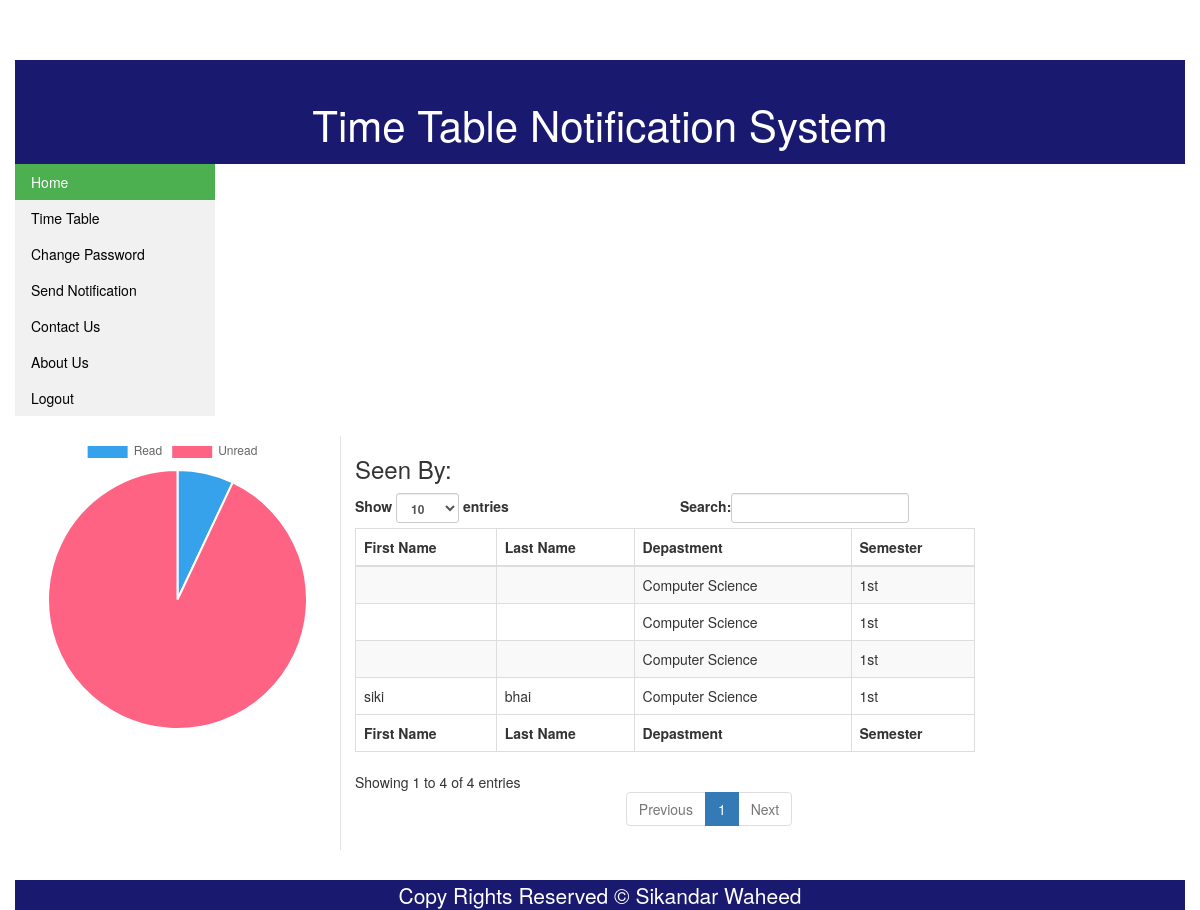
Screenshot of /notificationStatic.php?static=6 (signed in) with the database file from the repository.
### tables this page shows
CREATE TABLE `notification` (
  `Notif_Id` int(11) NOT NULL,
  `Msg` varchar(100) NOT NULL,
  `Checkpoint` tinyint(1) NOT NULL COMMENT '1: Unread, 0: read',
  `User_Id` int(11) NOT NULL,
  `p_id` int(10) UNSIGNED DEFAULT NULL,
  `time_rec` timestamp NOT NULL DEFAULT CURRENT_TIMESTAMP
);

CREATE TABLE `profile` (
  `Profile_Id` int(11) NOT NULL,
  `Fname` varchar(20) NOT NULL,
  `Lname` varchar(20) NOT NULL,
  `Address` varchar(40) NOT NULL,
  `ContactNo` varchar(11) NOT NULL,
  `Email` varchar(25) NOT NULL,
  `User_Id` int(11) NOT NULL
);

CREATE TABLE `department` (
  `Dept_Id` int(11) NOT NULL,
  `Dept_Name` varchar(20) NOT NULL,
  `short_name` varchar(20) NOT NULL
);

CREATE TABLE `semester` (
  `Semester_Id` int(11) NOT NULL,
  `Semester_Name` varchar(10) NOT NULL,
  `Dept_Id` int(11) NOT NULL
);

### notificationStatic.php (the view, shortened to what this page needs)
<?php
include('PhpScripts/connection.php');
if(isset($_GET['static'])){
	$id = (int) $_GET['static'];
	$sql = "SELECT * FROM `notification` WHERE `Checkpoint` = 1 AND `p_id` = ".$id;
	$unread = mysqli_query($conn,$sql);
	$unread = mysqli_num_rows($unread);
	$sql = "SELECT * FROM `notification` WHERE `Checkpoint` = 0 AND `p_id` = ".$id;
	$query = mysqli_query($conn,$sql);
	$read = mysqli_num_rows($query);
} else {
	header("Location: ./teacherNotification.php");
}
?>
<!doctype html>
<html>
<head>
<link href="CSS/bootstrap.min.css" rel="stylesheet">
<link href="CSS/homestyle.css" rel="stylesheet" type="text/css">
</head>
<body>
<div class="container col-md-12">
	<div class="header col-md-12">
    	<p id="webtitle">Time Table Notification System</p>
    </div>
    <div class="content">
    <ul class="menu col-md-3">
			 <li><a class="active" href="welcome.php">Home</a></li>
			 <li><a href="timeTable.php">Time Table</a></li>
			 <li><a href="changePassword.php">Change Password</a></li>
	<?php
	if($_SESSION['login_type']==3)
	{
    	echo '
			  <li><a href="userProfile.php">User Profile</a></li>
			  <li><a href="editProfile.php">Edit Profile</a></li>
			  <li><a href="Notifications.php">Notifications</a></li>
			';
	}
	else if ($_SESSION['login_type']==2)
	{
    	echo '
			  <li><a href="teacherNotification.php">Send Notification</a></li>
			';
	}
		?>
			<li><a href="contactUs.php">Contact Us</a></li>
			<li><a href="aboutUs.php">About Us</a></li>
			<li><a href="PhpScripts/logout.php">Logout</a></li>
		</ul>
		<div class = "col-md-10">
			<br>
			<div class="row border-between">
				<div class="col-md-4">
					<div id="canvas-holder">
						<canvas id="chart-area" />
					</div>
				</div>
				<div class="col-md-8">
					<h3>Seen By:</h3>
					<table id="TimeTable" class="table table-striped table-bordered" cellspacing="0" width="100%">
						<thead>
							<tr>
								<th>First Name</th>
								<th>Last Name</th>
								<th>Depastment</th>
								<th>Semester</th>
							</tr>
						</thead>
						<tfoot>
							<tr>
								<th>First Name</th>
								<th>Last Name</th>
								<th>Depastment</th>
								<th>Semester</th>
							</tr>
						</tfoot>
						<tbody>
						<?php
							$str = "";
							while($row = mysqli_fetch_assoc($query)){
								$sql = "SELECT Fname, Lname FROM `profile` WHERE User_Id = ".$row['User_Id'];
								$query2 = mysqli_query($conn,$sql);
								$reuslt = mysqli_fetch_assoc($query2);
								$sql = "SELECT u.User_Id, u.Semester_Id, s.Semester_Name, d.Dept_Name FROM `users` u JOIN `semester` s JOIN `department` d WHERE u.User_Id = ".$row['User_Id'];
								$query2 = mysqli_query($conn,$sql);
								$reuslt2 = mysqli_fetch_assoc($query2);
								$str .= "<tr>";
								$str .= "<td>".$reuslt['Fname']."</td>";
								$str .= "<td>".$reuslt['Lname']."</td>";
								$str .= "<td>".$reuslt2['Dept_Name']."</td>";
								$str .= "<td>".$reuslt2['Semester_Name']."</td>";
								$str .= "</tr>";
							}
							echo $str;
						?>
						</tbody>
					</table>
				</div>
			</div>
		</div>
    </div>
    <div class="footer col-md-12">
   	 <p id="foot">Copy Rights Reserved &copy; Sikandar Waheed</p>
    </div>
</div>
<script>
	var config = {
        type: 'pie',
        data: {
            datasets: [{
                data: [
                    <?php echo $read?>,
                    <?php echo $unread?>,
                ],
                backgroundColor: [
                    'rgb(54, 162, 235)',
                    'rgb(255, 99, 132)',
                ],
                label: 'Dataset 1'
            }],
            labels: [
                "Read",
                "Unread"
            ]
        },
        options: {
            responsive: true
        }
    };
	$(document).ready(function() {
		$('#TimeTable').DataTable();
		var ctx = document.getElementById("chart-area").getContext("2d");
        window.myPie = new Chart(ctx, config);
	} );
</script>
</body>
</html>

### CSS/homestyle.css (style rules this page uses)
.container { background-color: white; margin-top:5%; }
.header { background-color:#191970; }
.footer { background-color:#191970; }
#webtitle { color: white; text-align: center; font-size: 300%; padding-top: 3%; }
#foot { color:white; text-align:center; font-size:150%; margin-bottom:0px; }
ul.menu { list-style-type: none; margin: 0; padding: 0; width: 200px; background-color: #f1f1f1; }
li a { display: block; color: #000; padding: 8px 16px; text-decoration: none; }
li a.active { background-color: #4CAF50; color: white; }
.border-between > [class*='col-']:before { background: #e3e3e3; bottom: 0; content: " "; left: 0; position: absolute; width: 1px; top: 0; }
.border-between > [class*='col-']:first-child:before { display: none; }

### notificationStatic.php (style rules this page uses)
.footer { margin-top:30px; }

### rows the page displays
notification: profile.Fname "siki", profile.Lname "bhai", department.Dept_Name "Computer Science", semester.Semester_Name "1st"
notification: department.Dept_Name "Computer Science", semester.Semester_Name "1st"
notification: department.Dept_Name "Computer Science", semester.Semester_Name "1st"
notification: department.Dept_Name "Computer Science", semester.Semester_Name "1st"

### other values shown
chart data {{ $read }} 4
chart data {{ $unread }} 53
